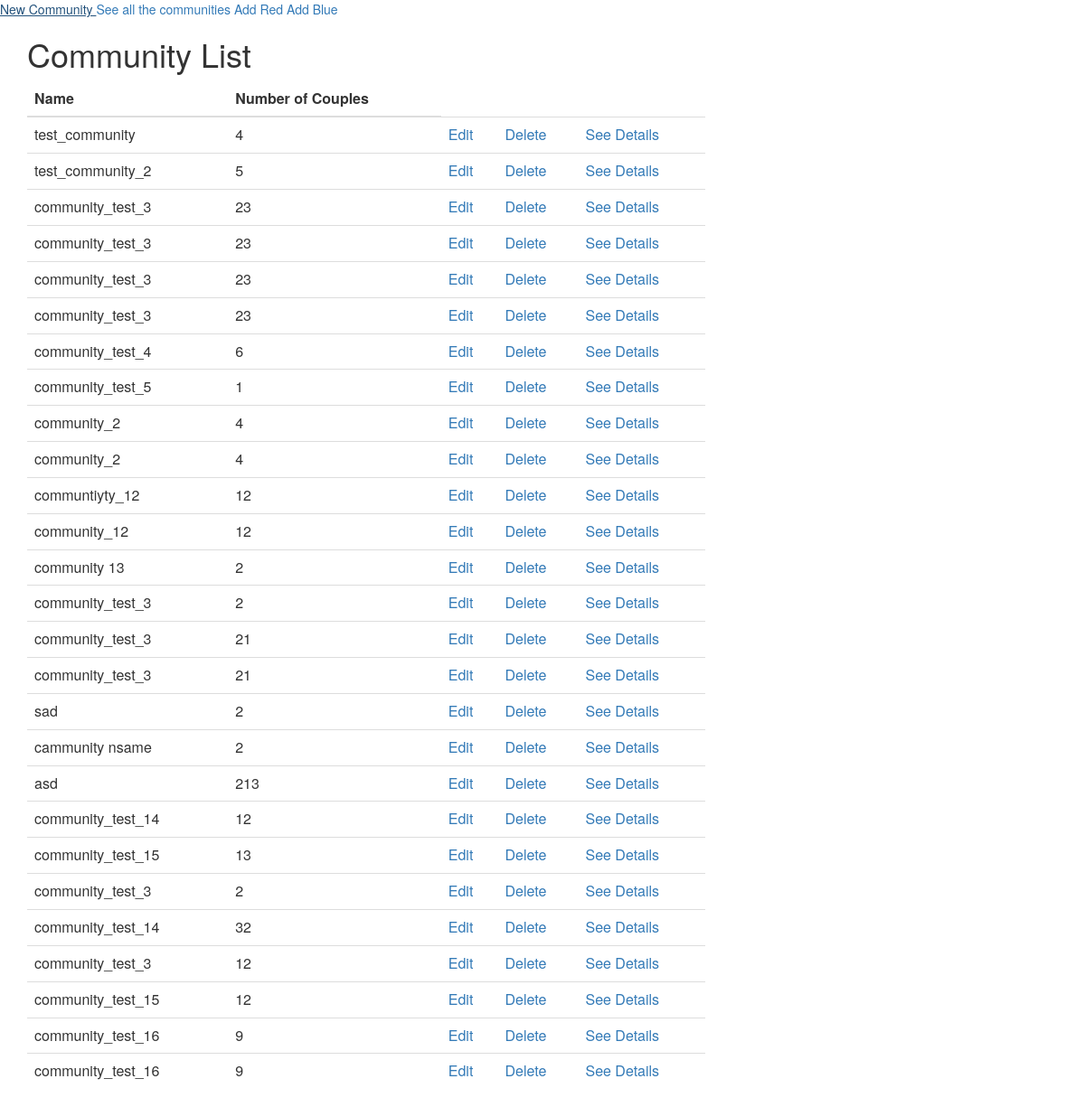
The app's page /community/, older data.
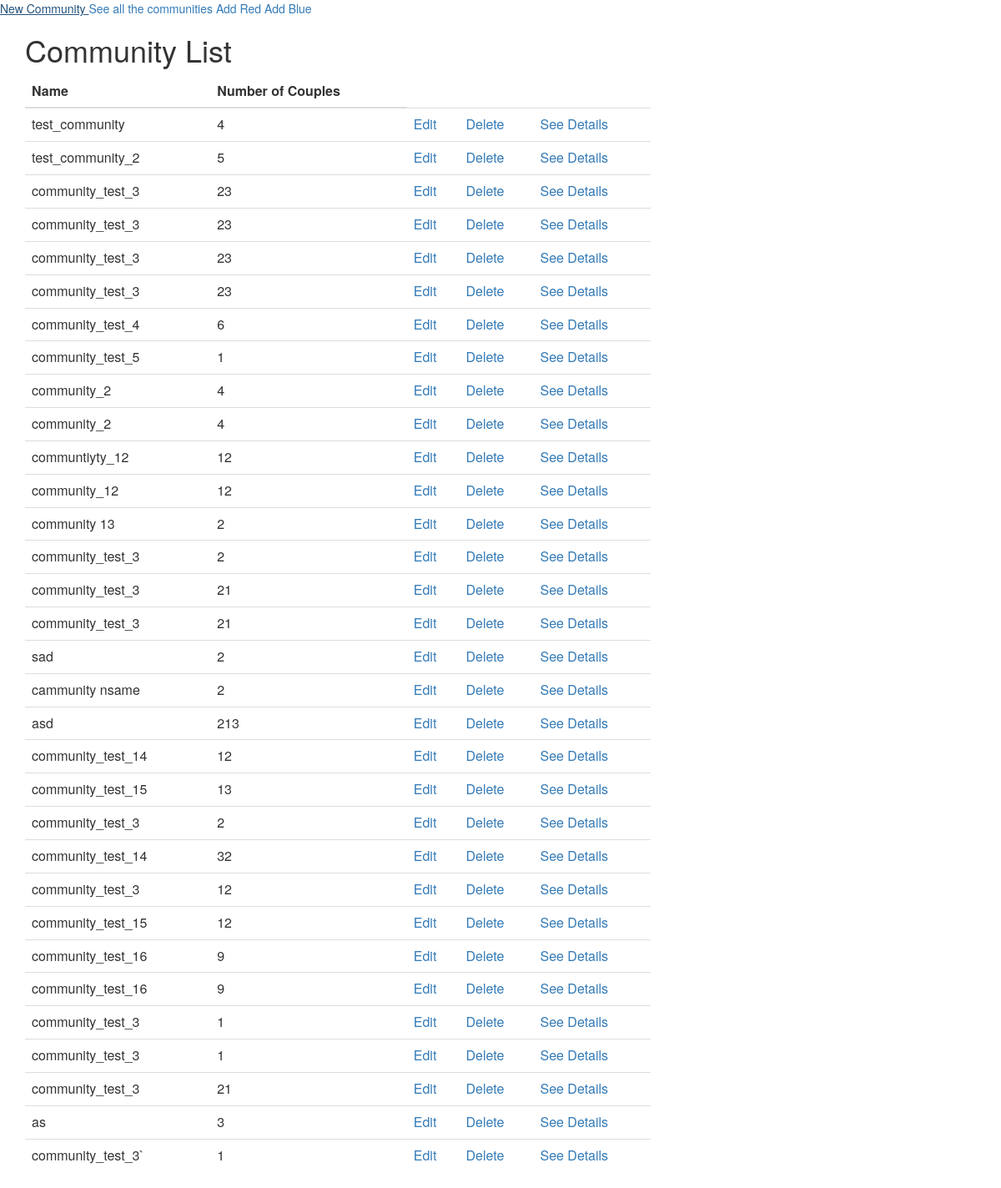
The same page, newer data.
### match/models.py (models this page shows, shortened)
class Community(models.Model):
    name = models.CharField(max_length=20, unique = True)
    number_couples = models.IntegerField()

### match/views.py (the view)
# urls.py: path('community/', views.community_list, name='community_list'),
def community_list(request):
    communities = Community.objects.all()
    return render(request, 'match/community_list.html', {'communities': communities})

### match/templates/match/community_list.html
{% extends 'match/base.html' %}
{% block content %}
<h1>Community List</h1>
<table class="table">
  <thead>
    <tr>
      <th scope="col">Name</th>
      <th scope="col">Number of Couples</th>
    </tr>
  </thead>
  <tbody>
    {% for community in communities %}
    <tr>
      <td>{{ community.name }}</td>
      <td>{{community.number_couples}}</td>
      <td><a href="{% url 'community_update' community.pk%}" ><span> Edit </span></a></td>
      <td><a href="{% url 'community_delete' community.pk%}" ><span> Delete </span></a></td>
      <td><a href="{% url 'community_details' community.pk%}" ><span> See Details </span></a></td>
    </tr>
    {% endfor %}
  </tbody>
</table>
{% endblock %}

Row changes from the older to the newer data that the page shows:
added Community: name "community_test_3", number_couples "1"
added Community: name "community_test_3", number_couples "1"
added Community: name "community_test_3", number_couples "21"
added Community: name "as", number_couples "3"
added Community: name "community_test_3`", number_couples "1"
